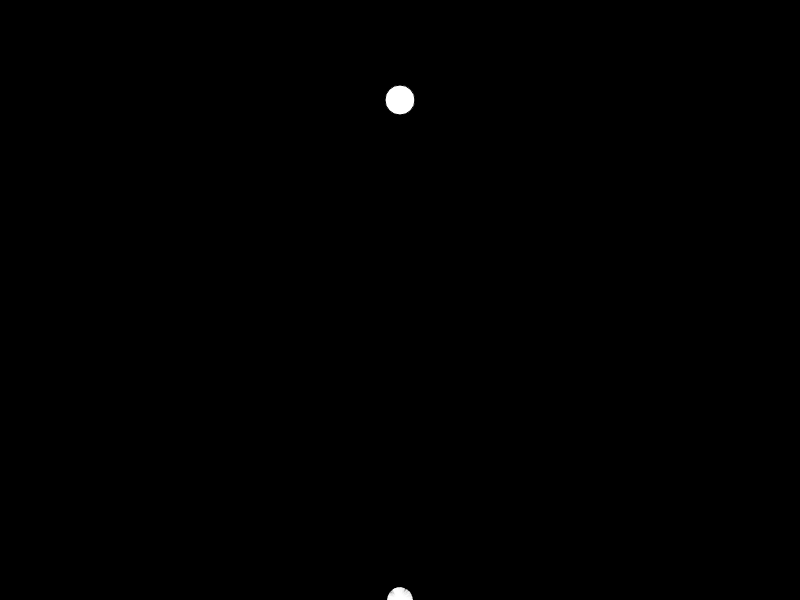
Frame 1 (no input)
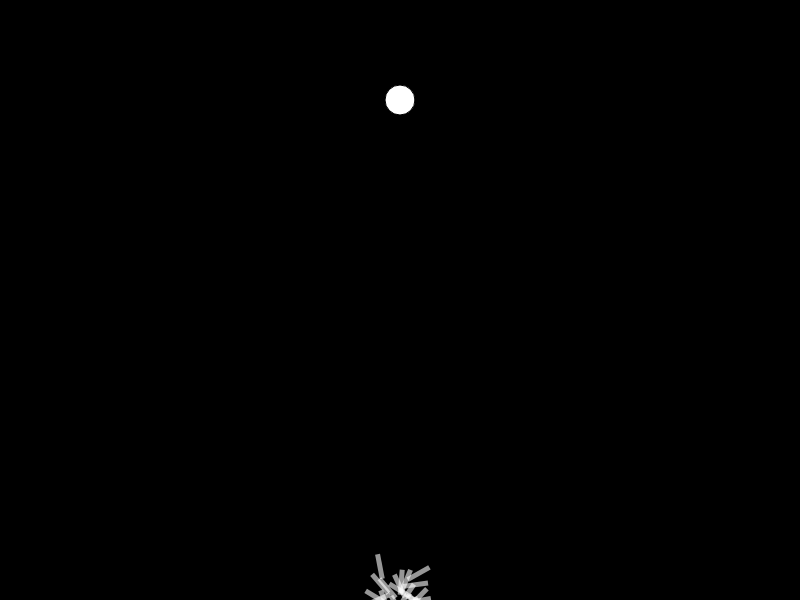
Frame 60 (no input)
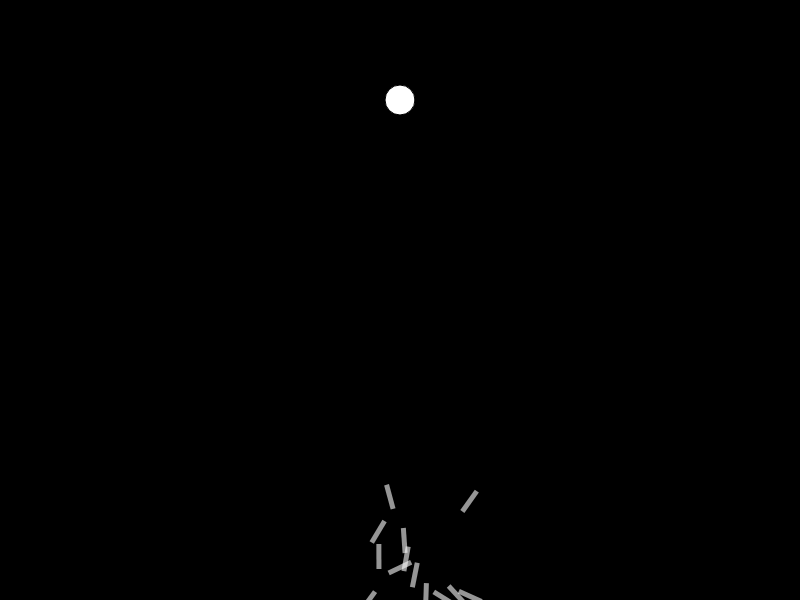
Frame 120 (the mouse pressed at the canvas centre since frame 60)

The p5.js sketch that drew these frames (run headless with seeded random() and noise() and a simulated clock; from frame 60 on, the mouse is pressed at the canvas centre):

// p5.js sketch
// ── sketch.js
var population;
var lifespan = 100;
var count = 0;
var lifeP;
var target;


function setup() {
  // put setup code here
  createCanvas(800, 600);
  rocket = new Rocket();
  population = new Population();
  lifeP = createP();
  target = createVector(width / 2, 100);
}

function draw() {
  background(0);
  population.run()
  lifeP.html(count);
  count++;
  if (count == population) {
    population.evaluate();
    population.selection();
    count = 0;
  }


  ellipse(target.x, target.y, 30, 30);
}

function Population() {
  this.rockets = [];
  this.popsize = 25;
  this.matingpool = [];

  for (var i = 0; i < this.popsize; i++) {
    this.rockets[i] = new Rocket();
  }

  this.evaluate = function () {
    var maxfit = 0;
    for (var i = 0; i < this.popsize; i++) {
      this.rockets[i].calcFitness();
      if (this.rockets[i].fitness > maxfit) {
        maxfit = this.rockets[i].fitness;
      }
    }

    for (var i = 0; i < this.popsize; i++) {
      this.rockets[i].fitness /= maxfit;
    }

    this.matingpool = [];
    for (var i = 0; i < this.popsize; i++) {
      var n = this.rockets[i] * 100
      for (var j = 0; j < n; j++) {
        this.matingpool.push(this.rockets[i])
      }
    }
  }

  this.selection = function () {
    var newRockets = [];

    for (var i = 0; i < rockets.length; i++) {

      var parentA = random(this.matingpool).dna;
      var parentB = random(this.matingpool).dna;
      var child = parentA.crossover(ParentB);
      newRockets[i] = new Rocket(child);
    }
    this.rockets = newRockets;
  }

  this.run = function () {
    for (var i = 0; i < this.popsize; i++) {
      this.rockets[i].update();
      this.rockets[i].show();
    }
  }
}



function DNA(genes) {

  if (genes) {
    this.genes = genes;
  } else
    this.genes = [];
  for (var i = 0; i < lifespan; i++) {
    this.genes[i] = p5.Vector.random2D();
    this.genes[i].setMag(0.1);
  }


  this.crossover = function (partner) {
    var newgenes = [];
    var mid = floor(random(this.genes.length));
    for (var i = 0; i < this.genes.length; i++) {
      if (i > mid) {
        newgenes[i] = this.genes[i];
      } else {
        newgenes[i] = partner.genes[i];
      }
    }
    return new DNA(newgenes);
  }
}



function Rocket(dna) {
  this.pos = createVector(width / 2, height);
  this.vel = createVector();
  this.acc = createVector();

  if (dna) {
    this.dna = dna;
  } else {
    this.dna = new DNA()
  }
  this.fitness = 0;


  this.applyForce = function (force) {
    this.acc.add(force);
  }

  this.calcFitness = function () {
    var d = dist(this.pos.x, this.pos.y, target.x, target.y);

    this.fitness = map(d, 0, width, width, 0);
  }

  this.update = function () {
    this.applyForce(this.dna.genes[count]);

    this.vel.add(this.acc);
    this.pos.add(this.vel);
    this.acc.mult(0);
  }

  this.show = function () {
    push();
    noStroke();
    fill(255, 150);
    translate(this.pos.x, this.pos.y);
    rotate(this.vel.heading());
    rectMode(CENTER);
    rect(0, 0, 25, 5);
    pop();
  }


}
